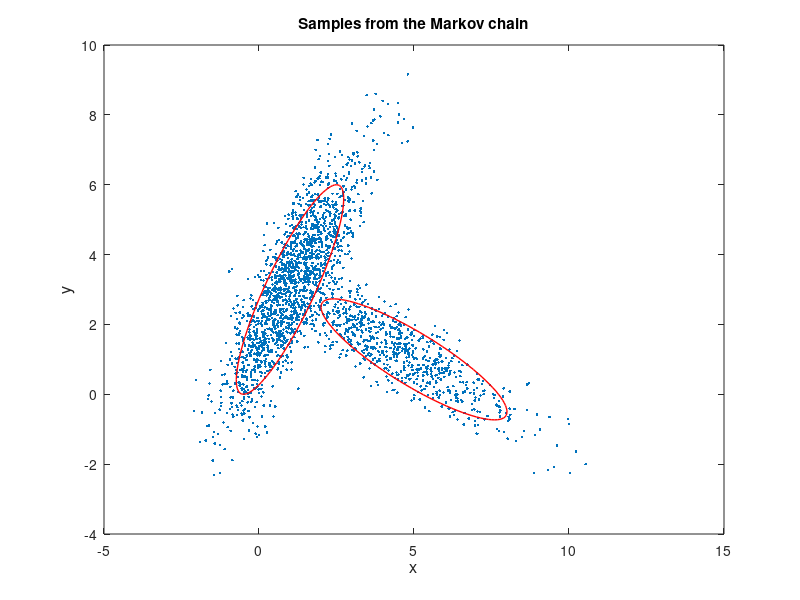

Reproduce this figure in MATLAB.
clc;clear
mu_dist1 = [1 3]; cov_dist1 = [1 1.5;1.5 3];
mu_dist2 = [5 1]; cov_dist2 = [3 -1.5;-1.5 1];
% Gaussian mixture density of samples
pdf = @(x) 0.7*mvnpdf(x,mu_dist1,cov_dist1) + 0.3*mvnpdf(x,mu_dist2,cov_dist2);
 
alpha = 4.5;
cov_p = alpha*eye(2);
% Proposal density
proppdf = @(x,mu) mvnpdf(x,mu,cov_p);
% Proposal sample generator
proprnd = @(mu) mvnrnd(mu,cov_p);

nsamples = 10000; % Number of samples
start = [1 1]; % Initial start point
% Generate Markov chain
tic
% Only keep points after K-th point
K = 100;
[smpl, accept] = mhsample([1 1],nsamples,'pdf',pdf,'proppdf',proppdf,...
    'proprnd',proprnd,'burnin',K);
toc
expectedValue = mean(smpl);

figure;
plot(smpl(:,1),smpl(:,2),'.');hold on
phi = linspace(0,2*pi,100); % Create grid in interval [0,2*pi]
mu_1 = [1;3]; % Mean of a 2?D normal random variable
P_1 = [1 1.5;1.5 3]; % Covariance of a 2?D normal random variable
x1 = repmat(mu_1,1,100)+sqrt(3)*sqrtm(P_1)*[cos(phi);sin(phi)]; %The ellipsoid 
plot(x1(1,:),x1(2,:),'r','LineWidth',1);hold on

mu_2 = [5;1]; % Mean of a 2?D normal random variable
P_2 = [3 -1.5;-1.5 1]; % Covariance of a 2?D normal random variable
x2 = repmat(mu_2,1,100)+sqrt(3)*sqrtm(P_2)*[cos(phi);sin(phi)]; %The ellipsoid 
plot(x2(1,:),x2(2,:),'r','LineWidth',1)
xlabel('x','FontSize',12);
ylabel('y','FontSize',12);
title('Samples from the Markov chain');


